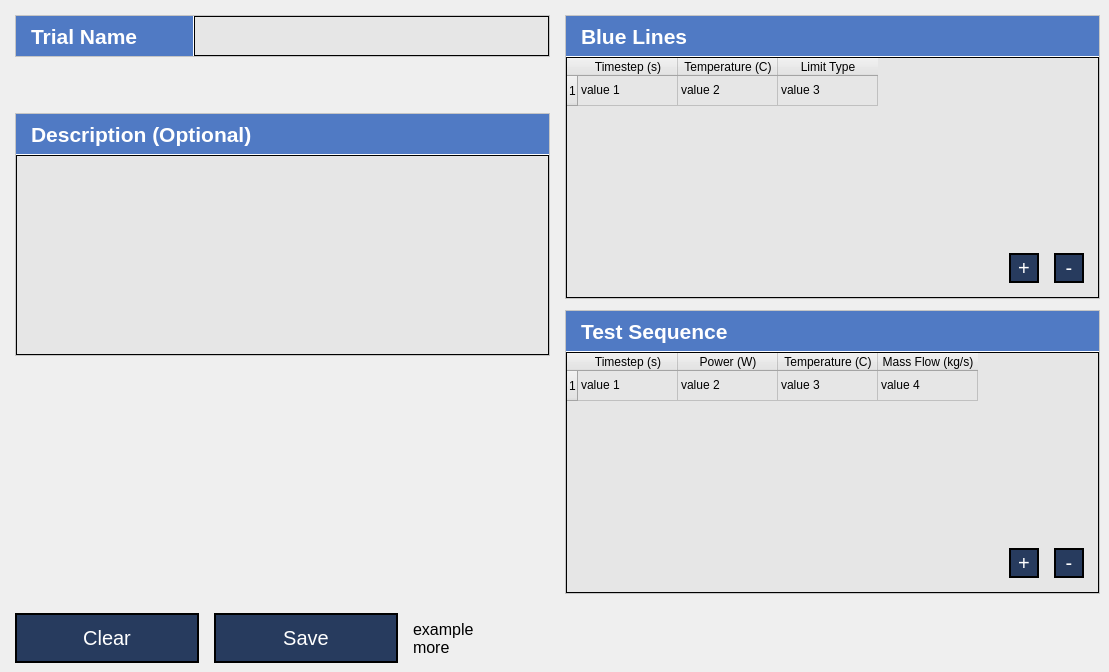
    <widget class="QWidget" name="page_configuration">
     <widget class="QLabel" name="configuration_status_label">
      <property name="geometry">
       <rect>
        <x>413</x>
        <y>613</y>
        <width>681</width>
        <height>50</height>
       </rect>
      </property>
      <property name="font">
       <font>
        <pointsize>12</pointsize>
       </font>
      </property>
      <property name="text">
       <string>example
more</string>
      </property>
      <property name="alignment">
       <set>Qt::AlignLeading|Qt::AlignLeft|Qt::AlignVCenter</set>
      </property>
     </widget>
     <widget class="QFrame" name="configuration_trialname_frame">
      <property name="geometry">
       <rect>
        <x>15</x>
        <y>15</y>
        <width>535</width>
        <height>42</height>
       </rect>
      </property>
      <property name="styleSheet">
       <string notr="true">background-color: rgb(255, 255, 255);</string>
      </property>
      <property name="frameShape">
       <enum>QFrame::StyledPanel</enum>
      </property>
      <property name="frameShadow">
       <enum>QFrame::Raised</enum>
      </property>
      <widget class="QFrame" name="configuration_trialname_field_frame">
       <property name="geometry">
        <rect>
         <x>179</x>
         <y>1</y>
         <width>355</width>
         <height>40</height>
        </rect>
       </property>
       <property name="styleSheet">
        <string notr="true">border: 0px;
background-color: rgb(0, 0, 0);</string>
       </property>
       <property name="frameShape">
        <enum>QFrame::StyledPanel</enum>
       </property>
       <property name="frameShadow">
        <enum>QFrame::Raised</enum>
       </property>
       <widget class="QLineEdit" name="configuration_trialname_field">
        <property name="geometry">
         <rect>
          <x>1</x>
          <y>1</y>
          <width>353</width>
          <height>38</height>
         </rect>
        </property>
        <property name="font">
         <font>
          <pointsize>16</pointsize>
          <weight>50</weight>
          <bold>false</bold>
         </font>
        </property>
        <property name="styleSheet">
         <string notr="true">color: rgb(0, 0, 0); border: 0px;
background-color: rgb(230, 230, 230);</string>
        </property>
        <property name="text">
         <string/>
        </property>
       </widget>
      </widget>
      <widget class="QLabel" name="configuration_trialname_label">
       <property name="enabled">
        <bool>true</bool>
       </property>
       <property name="geometry">
        <rect>
         <x>1</x>
         <y>1</y>
         <width>177</width>
         <height>40</height>
        </rect>
       </property>
       <property name="font">
        <font>
         <pointsize>16</pointsize>
         <weight>75</weight>
         <bold>true</bold>
        </font>
       </property>
       <property name="styleSheet">
        <string notr="true"> background-color: rgb(80, 122, 196); color: rgb(255, 255, 255); border: 0px;</string>
       </property>
       <property name="text">
        <string>Trial Name</string>
       </property>
       <property name="indent">
        <number>15</number>
       </property>
      </widget>
     </widget>
     <widget class="QFrame" name="configuration_description_frame">
      <property name="geometry">
       <rect>
        <x>15</x>
        <y>113</y>
        <width>535</width>
        <height>243</height>
       </rect>
      </property>
      <property name="styleSheet">
       <string notr="true">background-color: rgb(255, 255, 255);</string>
      </property>
      <property name="frameShape">
       <enum>QFrame::StyledPanel</enum>
      </property>
      <property name="frameShadow">
       <enum>QFrame::Raised</enum>
      </property>
      <widget class="QLabel" name="configuration_description_label">
       <property name="enabled">
        <bool>true</bool>
       </property>
       <property name="geometry">
        <rect>
         <x>1</x>
         <y>1</y>
         <width>533</width>
         <height>40</height>
        </rect>
       </property>
       <property name="font">
        <font>
         <pointsize>16</pointsize>
         <weight>75</weight>
         <bold>true</bold>
        </font>
       </property>
       <property name="styleSheet">
        <string notr="true"> background-color: rgb(80, 122, 196); color: rgb(255, 255, 255); border: 0px;</string>
       </property>
       <property name="text">
        <string>Description (Optional)</string>
       </property>
       <property name="indent">
        <number>15</number>
       </property>
      </widget>
      <widget class="QFrame" name="configuration_description_field_frame">
       <property name="geometry">
        <rect>
         <x>1</x>
         <y>42</y>
         <width>533</width>
         <height>200</height>
        </rect>
       </property>
       <property name="styleSheet">
        <string notr="true">border: 0px;
background-color: rgb(0, 0, 0);</string>
       </property>
       <property name="frameShape">
        <enum>QFrame::StyledPanel</enum>
       </property>
       <property name="frameShadow">
        <enum>QFrame::Raised</enum>
       </property>
       <widget class="QPlainTextEdit" name="configuration_description_field">
        <property name="geometry">
         <rect>
          <x>1</x>
          <y>1</y>
          <width>531</width>
          <height>198</height>
         </rect>
        </property>
        <property name="font">
         <font>
          <pointsize>16</pointsize>
         </font>
        </property>
        <property name="styleSheet">
         <string notr="true">color: rgb(0, 0, 0); border: 0px;
background-color: rgb(230, 230, 230);</string>
        </property>
        <property name="plainText">
         <string/>
        </property>
       </widget>
      </widget>
     </widget>
     <widget class="QFrame" name="configuration_blue_lines_frame">
      <property name="geometry">
       <rect>
        <x>565</x>
        <y>15</y>
        <width>535</width>
        <height>284</height>
       </rect>
      </property>
      <property name="styleSheet">
       <string notr="true">background-color: rgb(255, 255, 255);</string>
      </property>
      <property name="frameShape">
       <enum>QFrame::StyledPanel</enum>
      </property>
      <property name="frameShadow">
       <enum>QFrame::Raised</enum>
      </property>
      <widget class="QLabel" name="configuration_blue_lines_label">
       <property name="enabled">
        <bool>true</bool>
       </property>
       <property name="geometry">
        <rect>
         <x>1</x>
         <y>1</y>
         <width>533</width>
         <height>40</height>
        </rect>
       </property>
       <property name="font">
        <font>
         <pointsize>16</pointsize>
         <weight>75</weight>
         <bold>true</bold>
        </font>
       </property>
       <property name="styleSheet">
        <string notr="true"> background-color: rgb(80, 122, 196); color: rgb(255, 255, 255); border: 0px;</string>
       </property>
       <property name="text">
        <string>Blue Lines</string>
       </property>
       <property name="indent">
        <number>15</number>
       </property>
      </widget>
      <widget class="QFrame" name="configuration_blue_lines_table_frame">
       <property name="geometry">
        <rect>
         <x>1</x>
         <y>42</y>
         <width>533</width>
         <height>241</height>
        </rect>
       </property>
       <property name="styleSheet">
        <string notr="true">border: 0px;
background-color: rgb(0, 0, 0);</string>
       </property>
       <property name="frameShape">
        <enum>QFrame::StyledPanel</enum>
       </property>
       <property name="frameShadow">
        <enum>QFrame::Raised</enum>
       </property>
       <widget class="QFrame" name="configuration_blue_lines_table_frame_2">
        <property name="geometry">
         <rect>
          <x>1</x>
          <y>1</y>
          <width>531</width>
          <height>239</height>
         </rect>
        </property>
        <property name="styleSheet">
         <string notr="true">color: rgb(0, 0, 0); border: 0px;
background-color: rgb(230, 230, 230);</string>
        </property>
        <property name="frameShape">
         <enum>QFrame::StyledPanel</enum>
        </property>
        <property name="frameShadow">
         <enum>QFrame::Raised</enum>
        </property>
        <widget class="QTableWidget" name="configuration_blue_lines_table">
         <property name="geometry">
          <rect>
           <x>0</x>
           <y>0</y>
           <width>531</width>
           <height>179</height>
          </rect>
         </property>
         <property name="styleSheet">
          <string notr="true"/>
         </property>
         <row>
          <property name="text">
           <string>1</string>
          </property>
         </row>
         <column>
          <property name="text">
           <string>Timestep (s)</string>
          </property>
         </column>
         <column>
          <property name="text">
           <string>Temperature (C)</string>
          </property>
         </column>
         <column>
          <property name="text">
           <string>Limit Type</string>
          </property>
         </column>
         <item row="0" column="0">
          <property name="text">
           <string>value 1</string>
          </property>
         </item>
         <item row="0" column="1">
          <property name="text">
           <string>value 2</string>
          </property>
         </item>
         <item row="0" column="2">
          <property name="text">
           <string>value 3</string>
          </property>
         </item>
        </widget>
        <widget class="QFrame" name="configuration_blue_lines_minus_frame">
         <property name="geometry">
          <rect>
           <x>487</x>
           <y>195</y>
           <width>30</width>
           <height>30</height>
          </rect>
         </property>
         <property name="styleSheet">
          <string notr="true">background-color: rgb(0, 0, 0);
</string>
         </property>
         <property name="frameShape">
          <enum>QFrame::StyledPanel</enum>
         </property>
         <property name="frameShadow">
          <enum>QFrame::Raised</enum>
         </property>
         <widget class="QPushButton" name="configuration_blue_lines_minus">
          <property name="geometry">
           <rect>
            <x>2</x>
            <y>2</y>
            <width>26</width>
            <height>26</height>
           </rect>
          </property>
          <property name="font">
           <font>
            <pointsize>15</pointsize>
           </font>
          </property>
          <property name="styleSheet">
           <string notr="true">color: rgb(255, 255, 255);
background-color: rgb(39, 59, 94);
border:0px;</string>
          </property>
          <property name="text">
           <string>-</string>
          </property>
         </widget>
        </widget>
        <widget class="QFrame" name="configuration_blue_lines_plus_frame">
         <property name="geometry">
          <rect>
           <x>442</x>
           <y>195</y>
           <width>30</width>
           <height>30</height>
          </rect>
         </property>
         <property name="styleSheet">
          <string notr="true">background-color: rgb(0, 0, 0);</string>
         </property>
         <property name="frameShape">
          <enum>QFrame::StyledPanel</enum>
         </property>
         <property name="frameShadow">
          <enum>QFrame::Raised</enum>
         </property>
         <widget class="QPushButton" name="configuration_blue_lines_plus">
          <property name="geometry">
           <rect>
            <x>2</x>
            <y>2</y>
            <width>26</width>
            <height>26</height>
           </rect>
          </property>
          <property name="font">
           <font>
            <pointsize>15</pointsize>
           </font>
          </property>
          <property name="styleSheet">
           <string notr="true">color: rgb(255, 255, 255);
background-color: rgb(39, 59, 94);
border:0px;</string>
          </property>
          <property name="text">
           <string>+</string>
          </property>
         </widget>
        </widget>
       </widget>
      </widget>
     </widget>
     <widget class="QFrame" name="configuration_sequence_frame">
      <property name="geometry">
       <rect>
        <x>565</x>
        <y>310</y>
        <width>535</width>
        <height>284</height>
       </rect>
      </property>
      <property name="styleSheet">
       <string notr="true">background-color: rgb(255, 255, 255);</string>
      </property>
      <property name="frameShape">
       <enum>QFrame::StyledPanel</enum>
      </property>
      <property name="frameShadow">
       <enum>QFrame::Raised</enum>
      </property>
      <widget class="QLabel" name="configuration_sequence_label">
       <property name="enabled">
        <bool>true</bool>
       </property>
       <property name="geometry">
        <rect>
         <x>1</x>
         <y>1</y>
         <width>533</width>
         <height>40</height>
        </rect>
       </property>
       <property name="font">
        <font>
         <pointsize>16</pointsize>
         <weight>75</weight>
         <bold>true</bold>
        </font>
       </property>
       <property name="styleSheet">
        <string notr="true"> background-color: rgb(80, 122, 196); color: rgb(255, 255, 255); border: 0px;</string>
       </property>
       <property name="text">
        <string>Test Sequence</string>
       </property>
       <property name="indent">
        <number>15</number>
       </property>
      </widget>
      <widget class="QFrame" name="configuration_sequence_table_frame">
       <property name="geometry">
        <rect>
         <x>1</x>
         <y>42</y>
         <width>533</width>
         <height>241</height>
        </rect>
       </property>
       <property name="styleSheet">
        <string notr="true">background-color: rgb(230, 230, 230);
border: 0px;
background-color: rgb(0, 0, 0);</string>
       </property>
       <property name="frameShape">
        <enum>QFrame::StyledPanel</enum>
       </property>
       <property name="frameShadow">
        <enum>QFrame::Raised</enum>
       </property>
       <widget class="QFrame" name="configuration_sequence_table_frame_2">
        <property name="geometry">
         <rect>
          <x>1</x>
          <y>1</y>
          <width>531</width>
          <height>239</height>
         </rect>
        </property>
        <property name="styleSheet">
         <string notr="true">color: rgb(0, 0, 0); border: 0px;
background-color: rgb(230, 230, 230);</string>
        </property>
        <property name="frameShape">
         <enum>QFrame::StyledPanel</enum>
        </property>
        <property name="frameShadow">
         <enum>QFrame::Raised</enum>
        </property>
        <widget class="QFrame" name="configuration_sequence_minus_frame">
         <property name="geometry">
          <rect>
           <x>487</x>
           <y>195</y>
           <width>30</width>
           <height>30</height>
          </rect>
         </property>
         <property name="styleSheet">
          <string notr="true">background-color: rgb(0, 0, 0);</string>
         </property>
         <property name="frameShape">
          <enum>QFrame::StyledPanel</enum>
         </property>
         <property name="frameShadow">
          <enum>QFrame::Raised</enum>
         </property>
         <widget class="QPushButton" name="configuration_sequence_minus">
          <property name="geometry">
           <rect>
            <x>2</x>
            <y>2</y>
            <width>26</width>
            <height>26</height>
           </rect>
          </property>
          <property name="font">
           <font>
            <pointsize>15</pointsize>
           </font>
          </property>
          <property name="styleSheet">
           <string notr="true">color: rgb(255, 255, 255);
background-color: rgb(39, 59, 94);
border:0px;</string>
          </property>
          <property name="text">
           <string>-</string>
          </property>
         </widget>
        </widget>
        <widget class="QFrame" name="configuration_sequence_plus_frame">
         <property name="geometry">
          <rect>
           <x>442</x>
           <y>195</y>
           <width>30</width>
           <height>30</height>
          </rect>
         </property>
         <property name="styleSheet">
          <string notr="true">background-color: rgb(0, 0, 0);
</string>
         </property>
         <property name="frameShape">
          <enum>QFrame::StyledPanel</enum>
         </property>
         <property name="frameShadow">
          <enum>QFrame::Raised</enum>
         </property>
         <widget class="QPushButton" name="configuration_sequence_plus">
          <property name="geometry">
           <rect>
            <x>2</x>
            <y>2</y>
            <width>26</width>
            <height>26</height>
           </rect>
          </property>
          <property name="font">
           <font>
            <pointsize>15</pointsize>
           </font>
          </property>
          <property name="styleSheet">
           <string notr="true">color: rgb(255, 255, 255);
background-color: rgb(39, 59, 94);
border:0px;</string>
          </property>
          <property name="text">
           <string>+</string>
          </property>
         </widget>
        </widget>
        <widget class="QTableWidget" name="configuration_sequence_table">
         <property name="geometry">
          <rect>
           <x>0</x>
           <y>0</y>
           <width>533</width>
           <height>181</height>
          </rect>
         </property>
         <property name="styleSheet">
          <string notr="true">border: 0px;</string>
         </property>
         <row>
          <property name="text">
           <string>1</string>
          </property>
         </row>
         <column>
          <property name="text">
           <string>Timestep (s)</string>
          </property>
         </column>
         <column>
          <property name="text">
           <string>Power (W)</string>
          </property>
         </column>
         <column>
          <property name="text">
           <string>Temperature (C)</string>
          </property>
         </column>
         <column>
          <property name="text">
           <string>Mass Flow (kg/s)</string>
          </property>
         </column>
         <item row="0" column="0">
          <property name="text">
           <string>value 1</string>
          </property>
         </item>
         <item row="0" column="1">
          <property name="text">
           <string>value 2</string>
          </property>
         </item>
         <item row="0" column="2">
          <property name="text">
           <string>value 3</string>
          </property>
         </item>
         <item row="0" column="3">
          <property name="text">
           <string>value 4</string>
          </property>
         </item>
        </widget>
       </widget>
      </widget>
     </widget>
     <widget class="QFrame" name="configuration_clear_button_frame">
      <property name="geometry">
       <rect>
        <x>15</x>
        <y>613</y>
        <width>184</width>
        <height>50</height>
       </rect>
      </property>
      <property name="styleSheet">
       <string notr="true">background-color: rgb(0, 0, 0);</string>
      </property>
      <property name="frameShape">
       <enum>QFrame::StyledPanel</enum>
      </property>
      <property name="frameShadow">
       <enum>QFrame::Raised</enum>
      </property>
      <widget class="QPushButton" name="configuration_clear_button">
       <property name="geometry">
        <rect>
         <x>2</x>
         <y>2</y>
         <width>180</width>
         <height>46</height>
        </rect>
       </property>
       <property name="font">
        <font>
         <pointsize>15</pointsize>
        </font>
       </property>
       <property name="styleSheet">
        <string notr="true">color: rgb(255, 255, 255);
background-color: rgb(39, 59, 94);
border:0px;</string>
       </property>
       <property name="text">
        <string>Clear</string>
       </property>
      </widget>
     </widget>
     <widget class="QFrame" name="configuration_save_button_frame">
      <property name="geometry">
       <rect>
        <x>214</x>
        <y>613</y>
        <width>184</width>
        <height>50</height>
       </rect>
      </property>
      <property name="styleSheet">
       <string notr="true">background-color: rgb(0, 0, 0);</string>
      </property>
      <property name="frameShape">
       <enum>QFrame::StyledPanel</enum>
      </property>
      <property name="frameShadow">
       <enum>QFrame::Raised</enum>
      </property>
      <widget class="QPushButton" name="configuration_save_button">
       <property name="geometry">
        <rect>
         <x>2</x>
         <y>2</y>
         <width>180</width>
         <height>46</height>
        </rect>
       </property>
       <property name="font">
        <font>
         <pointsize>15</pointsize>
        </font>
       </property>
       <property name="styleSheet">
        <string notr="true">color: rgb(255, 255, 255);
background-color: rgb(39, 59, 94);
border:0px;</string>
       </property>
       <property name="text">
        <string>Save</string>
       </property>
      </widget>
     </widget>
    </widget>
